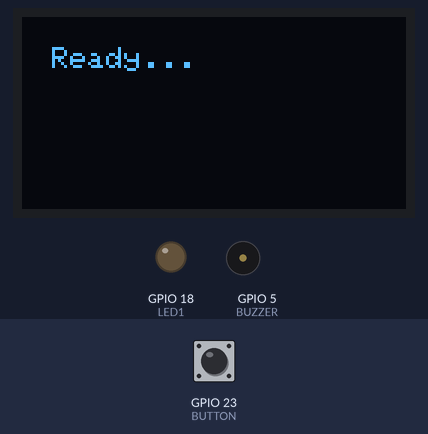
Recording of a sketch running on a simulated ESP32. Parts: 128×64 one-colour display, output pins drawn as LEDs (lit = HIGH), buzzer (waves = sounding). The inputs (shaded band) are chosen by the test bench; at power-on: GPIO 23 (BUTTON) HIGH.

Above: at 1.2 s.
1.3 s: GPIO 23 (BUTTON) pulled LOW for 3.2 s
At 5.4 s:
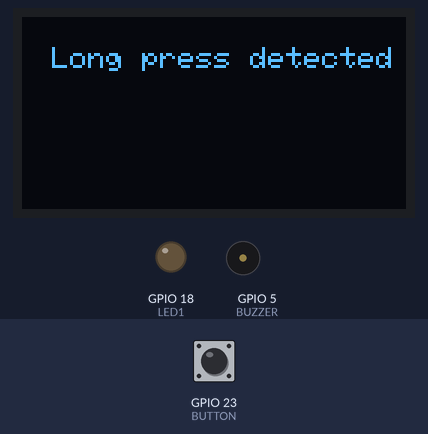
6.5 s: GPIO 23 (BUTTON) pulled LOW for 0.15 s
At 7.3 s:
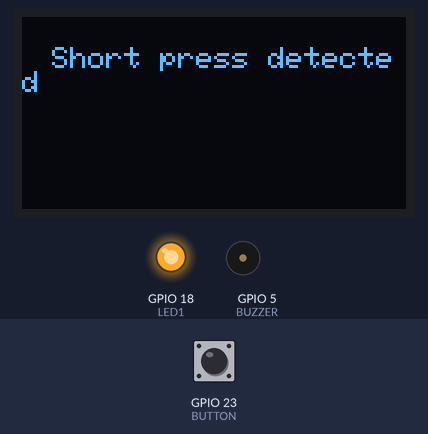
8.1 s: GPIO 23 (BUTTON) pulled LOW for 3.2 s
At 13.0 s:
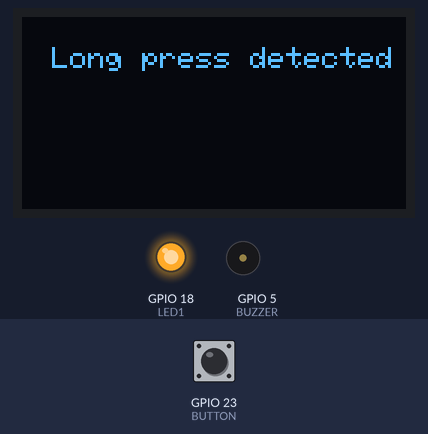
13.3 s: GPIO 23 (BUTTON) pulled LOW for 1 s
At 14.9 s:
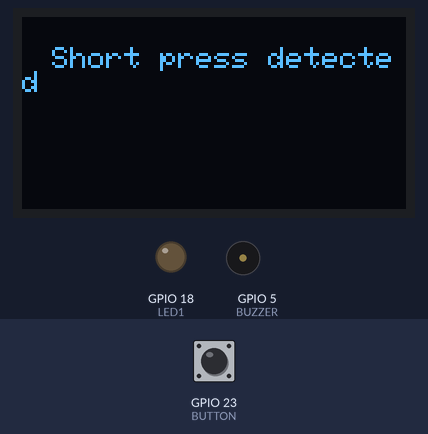
Timing chart, 0 to 16.4 s (numbered marks = the images above; inputs shaded):
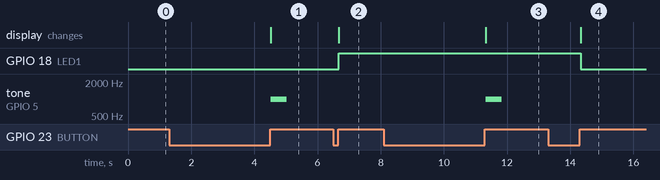

Measured:
- after the input at 1.3 s, tone on GPIO 5 (BUZZER): silent → 1000 Hz after 3.2 s, → silent 0.50 s later; the display: changes after 3.2 s (image 1)
- after the input at 6.5 s, GPIO 18 (LED1): LOW → HIGH after 0.18 s; the display: changes after 0.18 s (image 2)
- after the input at 8.1 s, tone on GPIO 5 (BUZZER): silent → 1000 Hz after 3.2 s, → silent 0.50 s later; the display: changes after 3.2 s (image 3)
- after the input at 13.3 s, GPIO 18 (LED1): HIGH → LOW after 1.0 s; the display: changes after 1.0 s (image 4)

The sketch:

TaskB.ino
```cpp
// Name: Laiba Fatima
// Reg# 23-ntu-cs-1257
// Question3_TaskB(Assignment1)
// Subject: Embedded IOT Systems

#include <Arduino.h>           // Basic Arduino functions
#include <Wire.h>              // For communication with OLED
#include <Adafruit_GFX.h>      // Helps draw on OLED
#include <Adafruit_SSD1306.h>  // OLED display driver

// OLED setup
#define SCREEN_WIDTH 128       // OLED width
#define SCREEN_HEIGHT 64       // OLED height
Adafruit_SSD1306 display(SCREEN_WIDTH, SCREEN_HEIGHT, &Wire, -1); // Create OLED object

// Pins
#define BUTTON 23              // Button pin
#define LED1 18                // LED pin
#define BUZZER 5               // Buzzer pin

// Variables
bool ledState = false;         // LED ON or OFF
unsigned long buttonPressTime = 0; // When button was pressed
bool buttonHeld = false;       // Is button being held?
const unsigned long LONG_PRESS_TIME = 1500; // 1.5 seconds for long press

void setup() {
  pinMode(BUTTON, INPUT_PULLUP);  // Button input with pull-up resistor
  pinMode(LED1, OUTPUT);          // LED output
  pinMode(BUZZER, OUTPUT);        // Buzzer output

  Wire.begin(14, 22);             // Start OLED I2C: SDA=14, SCL=22

  // Initialize OLED
  if(!display.begin(SSD1306_SWITCHCAPVCC, 0x3C)) {
    Serial.println("OLED failed"); // Stop if OLED not working
    for(;;);
  }

  // Show "Ready..." on OLED
  display.clearDisplay();
  display.setTextSize(1);
  display.setTextColor(SSD1306_WHITE);
  display.setCursor(10, 10);
  display.println("Ready...");
  display.display();
}

void loop() {
  int buttonState = digitalRead(BUTTON); // Read button state

  // Button pressed now
  if (buttonState == LOW && !buttonHeld) {
    buttonPressTime = millis(); // Remember time of press
    buttonHeld = true;          // Mark button as held
  }

  // Button released now
  if (buttonState == HIGH && buttonHeld) {
    unsigned long pressDuration = millis() - buttonPressTime; // How long button was pressed
    buttonHeld = false;          // Reset held flag

    display.clearDisplay();      // Clear OLED
    display.setCursor(10, 10);   // Set text position

    if (pressDuration >= LONG_PRESS_TIME) {
      // Long press
      display.println("Long press detected"); // Show message
      display.display();
      tone(BUZZER, 1000, 500);               // Play sound for 0.5 sec
    } else {
      // Short press
      display.println("Short press detected"); // Show message
      display.display();
      ledState = !ledState;                   // Switch LED ON/OFF
      digitalWrite(LED1, ledState);           // Apply new LED state
    }

    delay(200); // Small wait to avoid double detection
  }
}
```
